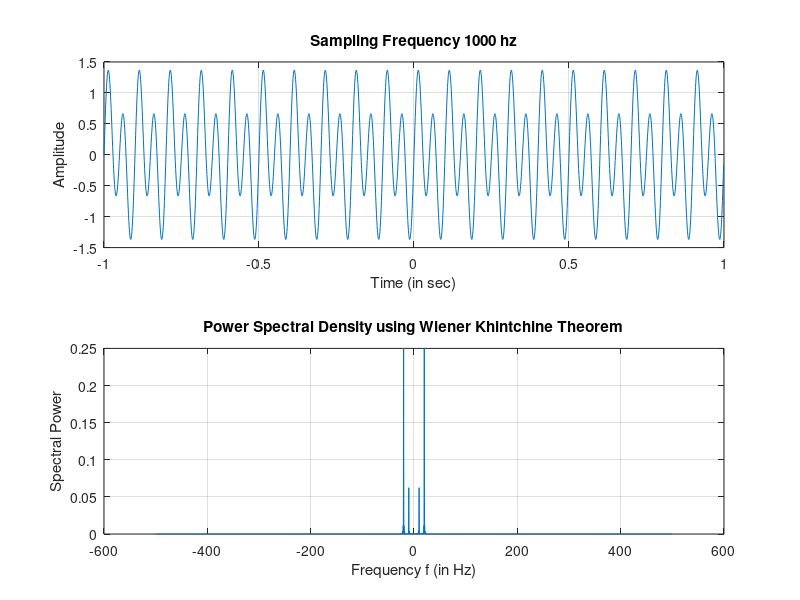

Reproduce this figure in MATLAB.
clc;
clear all;
close all;

f1 = 20;
f2 = 10;
N  = 2000; % Number of Samples
Fs = 1000; % sampling frequency
t = ((-N/2):(N/2)-1)/Fs; % start from -1
y = sin(2*pi*f1*t) + 0.5 *sin(2*pi*f2*t); % sinosoidal wave
figure('Name','Sinosoidal wave');
subplot(2,1,1);
plot(t,y);
title('Sampling Frequency 1000 hz'), xlim([-1 1]), ylim([-1.5 1.5]), xlabel('Time (in sec)'), ylabel('Amplitude')
grid on;

%% Calculating power spectral density using Wiener Khintchine Theorem (Finding the PSD using ACF)
[r1,lags1] = xcorr(y,'biased');
tau1 = lags1/Fs;

% Taking fourier transform of acf will result in PSD.
Rxxdft1 = abs(fftshift(fft(r1)))/N; % divind by N to normalize

% interval = 1000/3999 = 0.2500
% -500 + interval and so on
freq1 = -Fs/2:Fs/length(r1):Fs/2-(Fs/length(r1)); % normalized x axis or normalization of frequency axis, to have  a good plot
subplot(2,1,2);
plot(freq1, Rxxdft1);
title({'Power Spectral Density using Wiener Khintchine Theorem'}), xlabel('Frequency f (in Hz)'),ylabel('Spectral Power')
grid on;